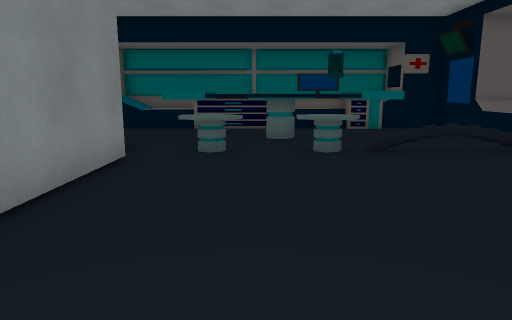
View 1 (above)

16 first-person views from a walk through a Unity game level. The camera is 1.3 m above the floor, tilts 10° down and sees 70° across. The floor is counted in squares, 1 m on a side. Each view is taken from the middle of a square. On the plan, view 1 faces up. The plan holds only what a view shows up to about 15 squares ahead; the rest is blank. The place goes on beyond the plan. Some animated figures are not drawn.

View 2
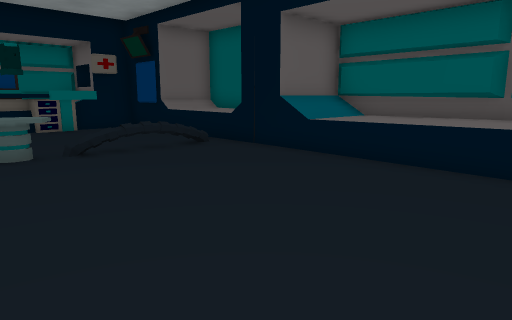

View 3
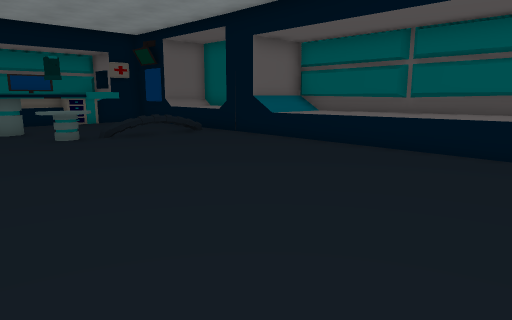

View 4
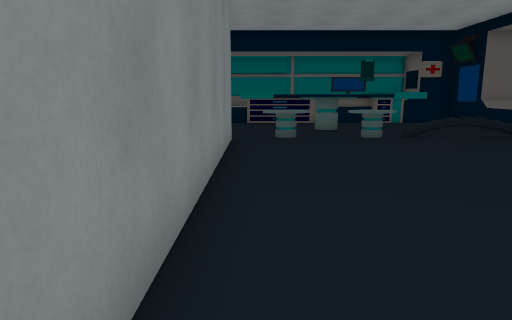

View 5
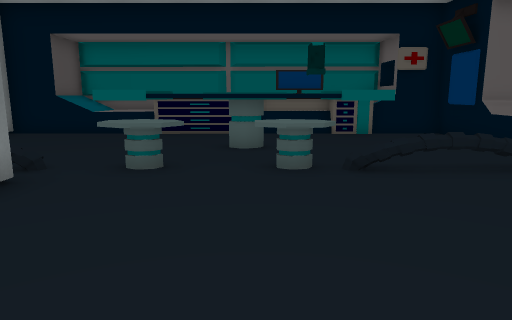

View 6
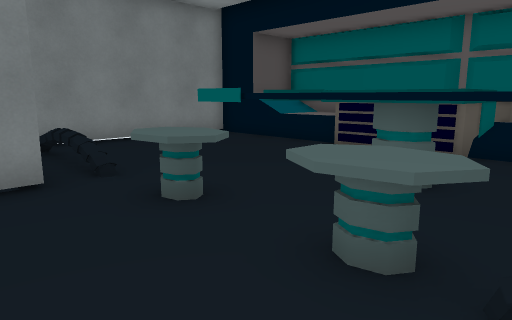

View 7
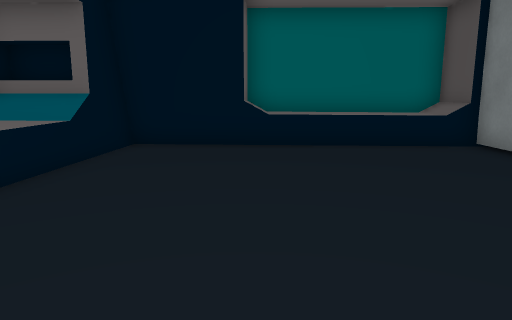

View 8
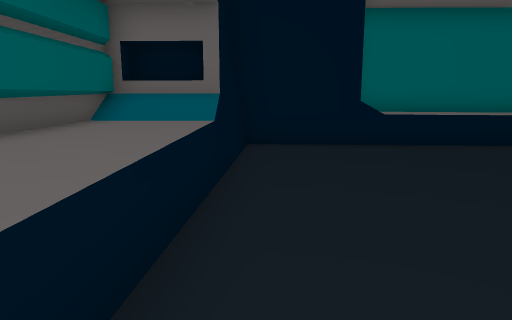

View 9
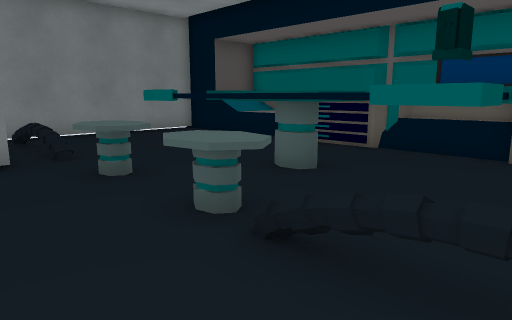

View 10
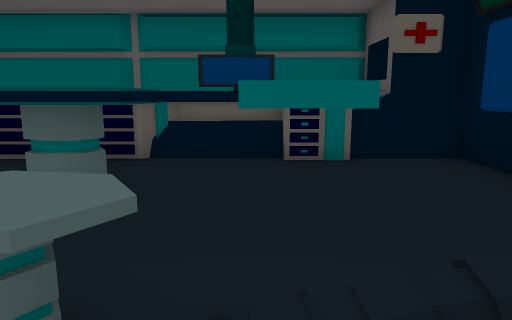

View 11
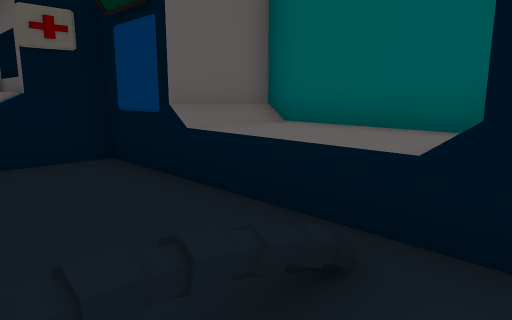

View 12
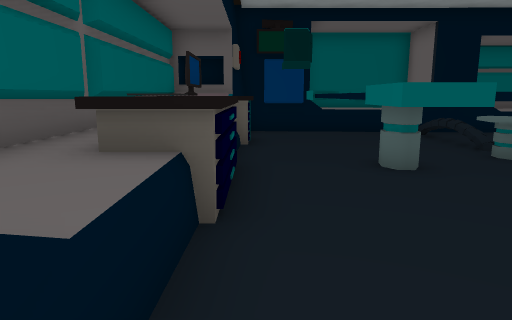

View 13
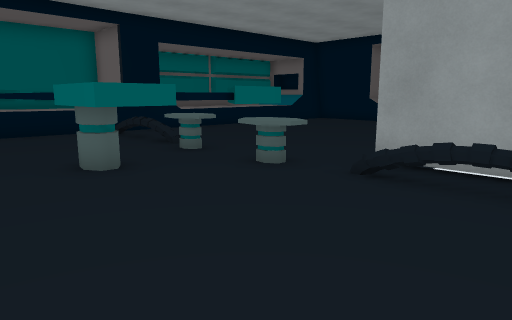

View 14
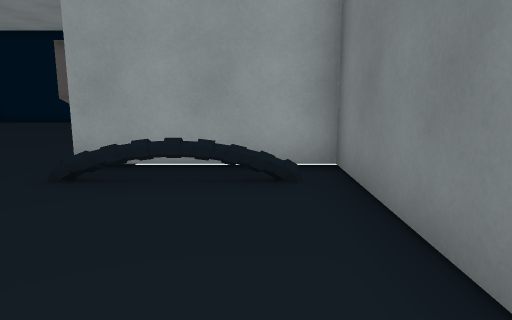

View 15
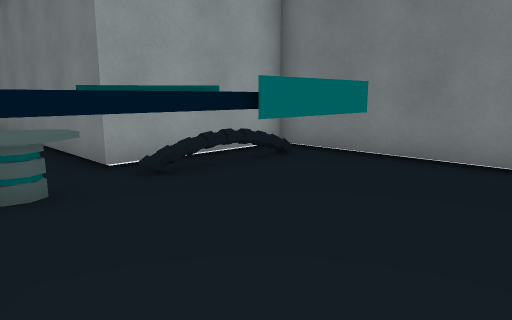

View 16
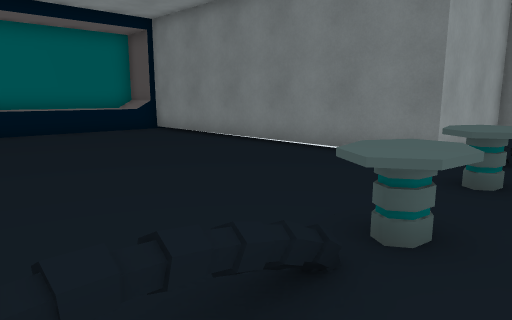

### Floor plan
Key: @ floor where view 1 was taken; # wall or solid block; . floor; ^ raised ledge; O other object.
Columns run from 8 left of view 1 to 9 right of it. Each row starts with its distance up from view 1.
 17   #############
 16   #^^^OO  O   ##
 15 ###^^OOOOOOOOO##
 14 #...........OO.#
 13 #..............#
 12 #.....^^^^^^^..^##
 11 #.....^ ^^^ ^..^^^
 10 #.....^^^^^^^..^^^
  9 #.....OO.OO....^^^
  8 #..###.O..O.#..^^^
  7 ######.........#
  6      #.........^^^
  5      #.........^^^
  4      #.........^^^
  3      #.........^^^
  2      #.........^^^
  1      #.........^^^
  0      #..@......^^^
 -1      #.........^^^
 -2      #.........^^^
 -3      #.........###
 -4      #^^^^^^####
 -5      #^^^^^#

Where each view was taken, in squares from view 1:
view 1: 0 up, 0 right, facing up
view 2: 0 up, 0 right, facing up-right
view 3: 3 down, 2 left, facing up-right
view 4: 3 down, 2 left, facing up
view 5: 2 up, 1 right, facing up
view 6: 6 up, 3 right, facing up-left
view 7: 6 up, 3 right, facing down
view 8: 6 up, 6 right, facing down
view 9: 6 up, 5 right, facing up-left
view 10: 7 up, 3 right, facing up
view 11: 7 up, 4 right, facing up-right
view 12: 14 up, 6 left, facing right
view 13: 14 up, 6 left, facing down-right
view 14: 14 up, 6 left, facing down
view 15: 14 up, 0 right, facing down-left
view 16: 10 up, 5 right, facing down-left
